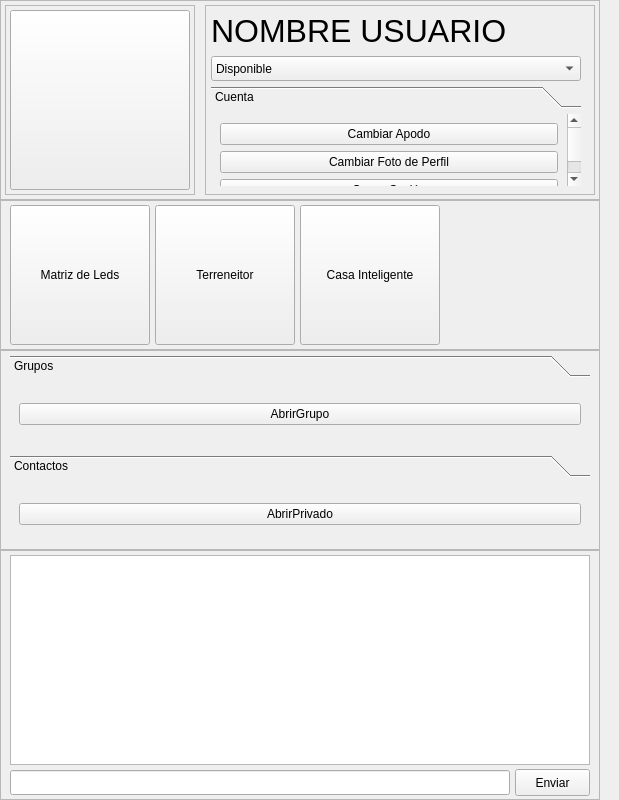
<?xml version="1.0" encoding="UTF-8"?>
<ui version="4.0">
 <class>MainWindow</class>
 <widget class="QMainWindow" name="MainWindow">
  <property name="geometry">
   <rect>
    <x>0</x>
    <y>0</y>
    <width>619</width>
    <height>800</height>
   </rect>
  </property>
  <property name="windowTitle">
   <string>MainWindow</string>
  </property>
  <widget class="QWidget" name="centralwidget">
   <property name="maximumSize">
    <size>
     <width>600</width>
     <height>800</height>
    </size>
   </property>
   <widget class="QFrame" name="top_frame">
    <property name="geometry">
     <rect>
      <x>0</x>
      <y>0</y>
      <width>600</width>
      <height>200</height>
     </rect>
    </property>
    <property name="minimumSize">
     <size>
      <width>600</width>
      <height>200</height>
     </size>
    </property>
    <property name="maximumSize">
     <size>
      <width>600</width>
      <height>150</height>
     </size>
    </property>
    <property name="frameShape">
     <enum>QFrame::StyledPanel</enum>
    </property>
    <property name="frameShadow">
     <enum>QFrame::Raised</enum>
    </property>
    <widget class="QFrame" name="frame_6">
     <property name="geometry">
      <rect>
       <x>5</x>
       <y>5</y>
       <width>190</width>
       <height>190</height>
      </rect>
     </property>
     <property name="minimumSize">
      <size>
       <width>190</width>
       <height>190</height>
      </size>
     </property>
     <property name="maximumSize">
      <size>
       <width>140</width>
       <height>140</height>
      </size>
     </property>
     <property name="frameShape">
      <enum>QFrame::StyledPanel</enum>
     </property>
     <property name="frameShadow">
      <enum>QFrame::Raised</enum>
     </property>
     <widget class="QPushButton" name="btn_profilePicture">
      <property name="geometry">
       <rect>
        <x>5</x>
        <y>5</y>
        <width>180</width>
        <height>180</height>
       </rect>
      </property>
      <property name="minimumSize">
       <size>
        <width>180</width>
        <height>180</height>
       </size>
      </property>
      <property name="maximumSize">
       <size>
        <width>180</width>
        <height>180</height>
       </size>
      </property>
      <property name="text">
       <string/>
      </property>
      <property name="icon">
       <iconset>
        <normaloff>../../../../../../.designer/Practica 7/Icons/Icon_Fish.jpg</normaloff>../../../../../../.designer/Practica 7/Icons/Icon_Fish.jpg</iconset>
      </property>
      <property name="iconSize">
       <size>
        <width>165</width>
        <height>165</height>
       </size>
      </property>
     </widget>
    </widget>
    <widget class="QFrame" name="frame_5">
     <property name="geometry">
      <rect>
       <x>205</x>
       <y>5</y>
       <width>390</width>
       <height>190</height>
      </rect>
     </property>
     <property name="minimumSize">
      <size>
       <width>390</width>
       <height>190</height>
      </size>
     </property>
     <property name="maximumSize">
      <size>
       <width>390</width>
       <height>190</height>
      </size>
     </property>
     <property name="frameShape">
      <enum>QFrame::StyledPanel</enum>
     </property>
     <property name="frameShadow">
      <enum>QFrame::Raised</enum>
     </property>
     <layout class="QVBoxLayout" name="verticalLayout">
      <property name="spacing">
       <number>5</number>
      </property>
      <property name="leftMargin">
       <number>5</number>
      </property>
      <property name="topMargin">
       <number>5</number>
      </property>
      <property name="rightMargin">
       <number>5</number>
      </property>
      <property name="bottomMargin">
       <number>5</number>
      </property>
      <item>
       <widget class="QLabel" name="userName">
        <property name="minimumSize">
         <size>
          <width>370</width>
          <height>40</height>
         </size>
        </property>
        <property name="maximumSize">
         <size>
          <width>370</width>
          <height>40</height>
         </size>
        </property>
        <property name="font">
         <font>
          <pointsize>24</pointsize>
         </font>
        </property>
        <property name="text">
         <string>NOMBRE USUARIO</string>
        </property>
       </widget>
      </item>
      <item>
       <widget class="QComboBox" name="menu_Status">
        <property name="minimumSize">
         <size>
          <width>370</width>
          <height>25</height>
         </size>
        </property>
        <property name="maximumSize">
         <size>
          <width>370</width>
          <height>25</height>
         </size>
        </property>
        <item>
         <property name="text">
          <string>Disponible</string>
         </property>
        </item>
        <item>
         <property name="text">
          <string>Ocupado</string>
         </property>
        </item>
        <item>
         <property name="text">
          <string>Ausente</string>
         </property>
        </item>
        <item>
         <property name="text">
          <string>Desconectado</string>
         </property>
        </item>
       </widget>
      </item>
      <item>
       <widget class="QToolBox" name="menu_Account">
        <property name="minimumSize">
         <size>
          <width>370</width>
          <height>100</height>
         </size>
        </property>
        <property name="maximumSize">
         <size>
          <width>370</width>
          <height>100</height>
         </size>
        </property>
        <property name="currentIndex">
         <number>0</number>
        </property>
        <widget class="QWidget" name="options">
         <property name="geometry">
          <rect>
           <x>0</x>
           <y>0</y>
           <width>353</width>
           <height>102</height>
          </rect>
         </property>
         <attribute name="label">
          <string>Cuenta</string>
         </attribute>
         <layout class="QVBoxLayout" name="verticalLayout_2">
          <item>
           <widget class="QPushButton" name="change_Username">
            <property name="text">
             <string>Cambiar Apodo</string>
            </property>
           </widget>
          </item>
          <item>
           <widget class="QPushButton" name="change_profilePicture">
            <property name="text">
             <string>Cambiar Foto de Perfil</string>
            </property>
           </widget>
          </item>
          <item>
           <widget class="QPushButton" name="close_Sesion">
            <property name="text">
             <string>Cerrar Sesión</string>
            </property>
           </widget>
          </item>
         </layout>
        </widget>
       </widget>
      </item>
     </layout>
    </widget>
   </widget>
   <widget class="QFrame" name="buttons_frame">
    <property name="geometry">
     <rect>
      <x>0</x>
      <y>200</y>
      <width>600</width>
      <height>150</height>
     </rect>
    </property>
    <property name="minimumSize">
     <size>
      <width>600</width>
      <height>150</height>
     </size>
    </property>
    <property name="maximumSize">
     <size>
      <width>600</width>
      <height>150</height>
     </size>
    </property>
    <property name="frameShape">
     <enum>QFrame::StyledPanel</enum>
    </property>
    <property name="frameShadow">
     <enum>QFrame::Raised</enum>
    </property>
    <widget class="QPushButton" name="btn_Tereneitor">
     <property name="geometry">
      <rect>
       <x>155</x>
       <y>5</y>
       <width>140</width>
       <height>140</height>
      </rect>
     </property>
     <property name="minimumSize">
      <size>
       <width>140</width>
       <height>140</height>
      </size>
     </property>
     <property name="maximumSize">
      <size>
       <width>140</width>
       <height>140</height>
      </size>
     </property>
     <property name="text">
      <string>Terreneitor</string>
     </property>
    </widget>
    <widget class="QPushButton" name="btn_smartHome">
     <property name="geometry">
      <rect>
       <x>300</x>
       <y>5</y>
       <width>140</width>
       <height>140</height>
      </rect>
     </property>
     <property name="minimumSize">
      <size>
       <width>140</width>
       <height>140</height>
      </size>
     </property>
     <property name="maximumSize">
      <size>
       <width>140</width>
       <height>140</height>
      </size>
     </property>
     <property name="text">
      <string>Casa Inteligente</string>
     </property>
    </widget>
    <widget class="QPushButton" name="btn_Matrix">
     <property name="geometry">
      <rect>
       <x>10</x>
       <y>5</y>
       <width>140</width>
       <height>140</height>
      </rect>
     </property>
     <property name="minimumSize">
      <size>
       <width>140</width>
       <height>140</height>
      </size>
     </property>
     <property name="maximumSize">
      <size>
       <width>140</width>
       <height>140</height>
      </size>
     </property>
     <property name="text">
      <string>Matriz de Leds</string>
     </property>
    </widget>
   </widget>
   <widget class="QFrame" name="list_frame">
    <property name="geometry">
     <rect>
      <x>0</x>
      <y>350</y>
      <width>600</width>
      <height>200</height>
     </rect>
    </property>
    <property name="minimumSize">
     <size>
      <width>600</width>
      <height>0</height>
     </size>
    </property>
    <property name="frameShape">
     <enum>QFrame::StyledPanel</enum>
    </property>
    <property name="frameShadow">
     <enum>QFrame::Raised</enum>
    </property>
    <widget class="QToolBox" name="contactList">
     <property name="geometry">
      <rect>
       <x>10</x>
       <y>105</y>
       <width>580</width>
       <height>90</height>
      </rect>
     </property>
     <property name="minimumSize">
      <size>
       <width>580</width>
       <height>90</height>
      </size>
     </property>
     <property name="maximumSize">
      <size>
       <width>580</width>
       <height>90</height>
      </size>
     </property>
     <property name="currentIndex">
      <number>0</number>
     </property>
     <widget class="QWidget" name="page">
      <property name="geometry">
       <rect>
        <x>0</x>
        <y>0</y>
        <width>580</width>
        <height>60</height>
       </rect>
      </property>
      <attribute name="label">
       <string>Contactos</string>
      </attribute>
      <layout class="QVBoxLayout" name="verticalLayout_5">
       <item>
        <widget class="QPushButton" name="btn_Private">
         <property name="text">
          <string>AbrirPrivado</string>
         </property>
        </widget>
       </item>
      </layout>
     </widget>
    </widget>
    <widget class="QToolBox" name="groupList">
     <property name="geometry">
      <rect>
       <x>10</x>
       <y>5</y>
       <width>580</width>
       <height>90</height>
      </rect>
     </property>
     <property name="minimumSize">
      <size>
       <width>580</width>
       <height>90</height>
      </size>
     </property>
     <property name="maximumSize">
      <size>
       <width>580</width>
       <height>90</height>
      </size>
     </property>
     <property name="currentIndex">
      <number>0</number>
     </property>
     <widget class="QWidget" name="page_4">
      <property name="geometry">
       <rect>
        <x>0</x>
        <y>0</y>
        <width>580</width>
        <height>60</height>
       </rect>
      </property>
      <attribute name="label">
       <string>Grupos</string>
      </attribute>
      <layout class="QVBoxLayout" name="verticalLayout_3">
       <item>
        <widget class="QPushButton" name="btn_Group">
         <property name="text">
          <string>AbrirGrupo</string>
         </property>
        </widget>
       </item>
      </layout>
     </widget>
    </widget>
   </widget>
   <widget class="QFrame" name="frame_2">
    <property name="geometry">
     <rect>
      <x>0</x>
      <y>550</y>
      <width>600</width>
      <height>250</height>
     </rect>
    </property>
    <property name="minimumSize">
     <size>
      <width>600</width>
      <height>250</height>
     </size>
    </property>
    <property name="maximumSize">
     <size>
      <width>600</width>
      <height>250</height>
     </size>
    </property>
    <property name="frameShape">
     <enum>QFrame::StyledPanel</enum>
    </property>
    <property name="frameShadow">
     <enum>QFrame::Raised</enum>
    </property>
    <widget class="QPlainTextEdit" name="msgView">
     <property name="geometry">
      <rect>
       <x>10</x>
       <y>5</y>
       <width>580</width>
       <height>210</height>
      </rect>
     </property>
     <property name="minimumSize">
      <size>
       <width>580</width>
       <height>210</height>
      </size>
     </property>
     <property name="maximumSize">
      <size>
       <width>580</width>
       <height>210</height>
      </size>
     </property>
    </widget>
    <widget class="QLineEdit" name="msgWrite">
     <property name="geometry">
      <rect>
       <x>10</x>
       <y>220</y>
       <width>500</width>
       <height>25</height>
      </rect>
     </property>
     <property name="minimumSize">
      <size>
       <width>500</width>
       <height>25</height>
      </size>
     </property>
     <property name="maximumSize">
      <size>
       <width>500</width>
       <height>25</height>
      </size>
     </property>
    </widget>
    <widget class="QPushButton" name="msgSend">
     <property name="geometry">
      <rect>
       <x>515</x>
       <y>219</y>
       <width>75</width>
       <height>27</height>
      </rect>
     </property>
     <property name="minimumSize">
      <size>
       <width>75</width>
       <height>27</height>
      </size>
     </property>
     <property name="maximumSize">
      <size>
       <width>75</width>
       <height>27</height>
      </size>
     </property>
     <property name="text">
      <string>Enviar</string>
     </property>
    </widget>
   </widget>
  </widget>
  <action name="actionsalir">
   <property name="text">
    <string>Cerrar Sesión</string>
   </property>
  </action>
  <action name="actioncambiar_nombre_de_usuario">
   <property name="text">
    <string>cambiar nombre de usuario</string>
   </property>
  </action>
  <action name="action_mas_opciones">
   <property name="text">
    <string>&amp;mas opciones</string>
   </property>
  </action>
 </widget>
 <resources/>
 <connections/>
</ui>
